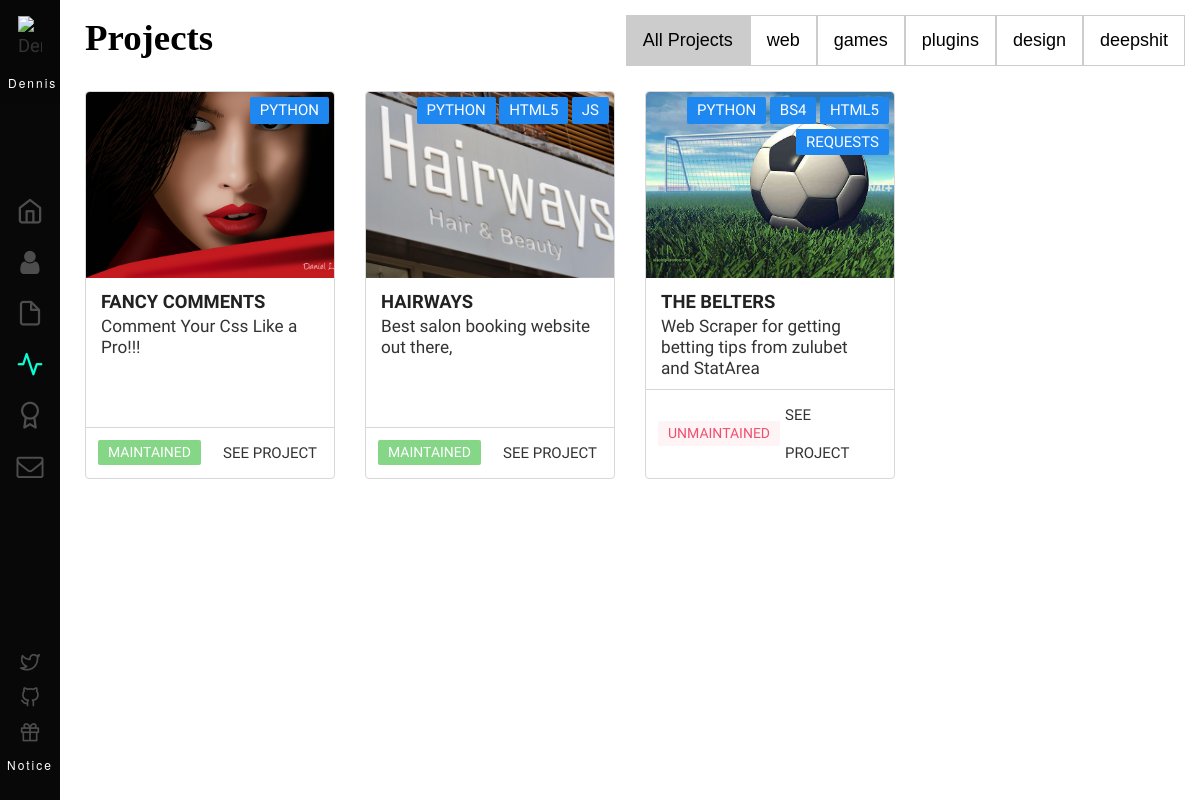
The page /projects/ on the database as committed earlier.
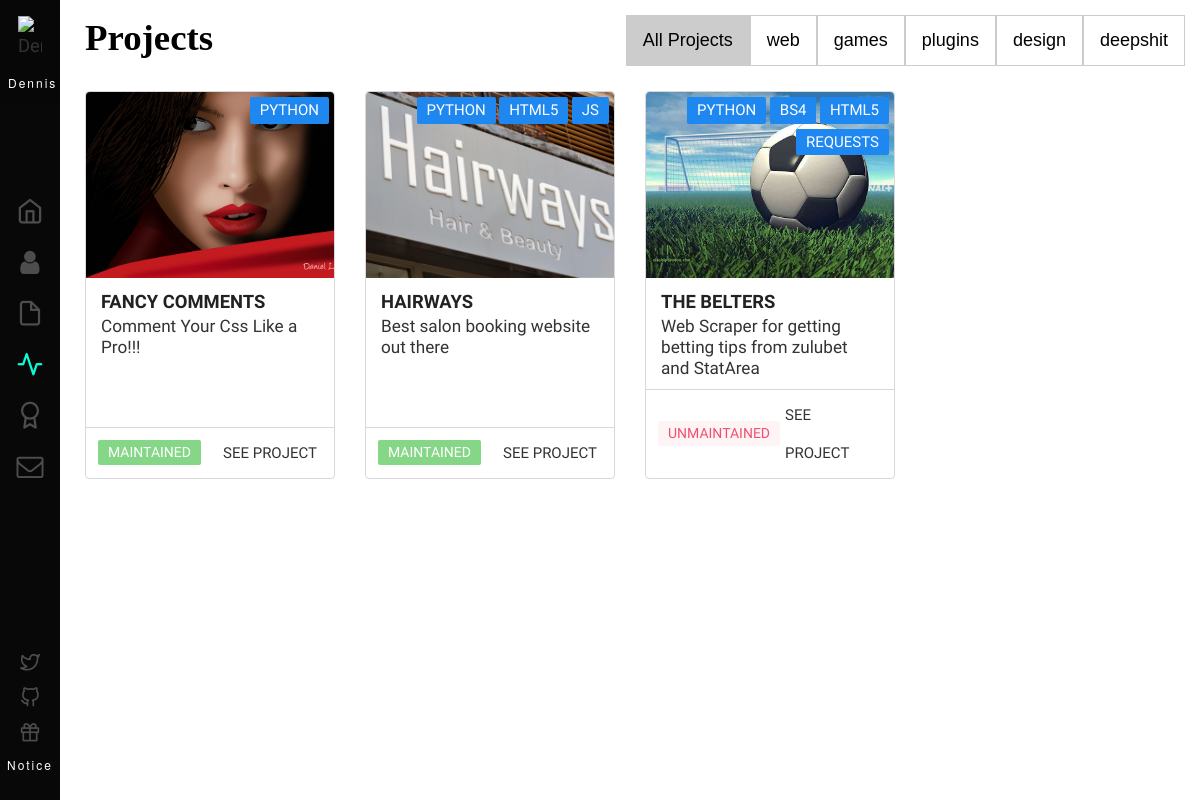
The same page on the database as committed later.
### base/models.py (models this page shows, shortened)
class Project(models.Model):
    name = models.CharField(max_length=40)
    slug_name = models.SlugField()
    intro = models.TextField()
    subtitle = models.CharField(max_length=150)
    options = [
        ('web', 'web'),
        ('games', 'games'),
        ('plugins', 'plugins'),
        ('design', 'art & design'),
        ('deepshit', 'deepshit')]
    category = models.CharField(max_length=4, choices=options, default='code')
    preview = models.CharField(max_length=150)
    open_source = models.BooleanField(default=False)
    options = [('maintained', 'maintained'),
               ('unmaintained', 'unmaintained')]
    status = models.CharField(
        max_length=12, choices=options, default='maintained')
    source = models.CharField(blank=True, max_length=40)
    source_url = models.URLField(blank=True)
    releases = models.CharField(blank=True, max_length=40)
    release_url = models.URLField(blank=True)
    homepage = models.CharField(blank=True, max_length=40)
    homepage_url = models.URLField()
    description = models.TextField()
    works = models.TextField()
    get_started = models.TextField()
    has_installation = models.BooleanField(default=False)
    installation = models.TextField(blank=True)
    usage = models.TextField(blank=True)
    credits = models.TextField()
    license = models.TextField()
    created_date = models.DateTimeField(editable=False, default=timezone.now)

### base/views.py (the view)
# urls.py: path('projects/', views.projects, name='projects'),
def projects(request):
    projects = Project.objects.all().order_by('-created_date')
    tags = Tag.objects.all()
    context = {"projects": projects, "tags": tags}
    return render(request, "projects/index.html", context)

### base/templates/projects/index.html (shortened to what this page needs)
{% extends 'base.html' %}
{% load staticfiles %}
{% block content %}
	<div class="projects">
		<div class="container">
			<div class="row categories">
				<h1 class="title color">Projects</h1>
				<div class="tab">
					<button class="tablinks" onclick="toggleTab(event, 'tabcontent')">All Projects</button>
					<button class="tablinks" onclick="toggleTab(event, 'web')">web</button>
					<button class="tablinks" onclick="toggleTab(event, 'games')">games</button>
					<button class="tablinks" onclick="toggleTab(event, 'plugins')">plugins</button>
					<button class="tablinks" onclick="toggleTab(event, 'design')">design</button>
					<button class="tablinks" onclick="toggleTab(event, 'deepshit')">deepshit</button>
				</div>
			</div>
			<div class="row equal-columns">
				{% for project in projects %}
					<div class="tabcontent project-thumb-container col-sm-6 col-md-4 col-lg-3 {{ project.category }}" data-offset="0" data-ref="tag" data-ref-id="{{ project.category }}">
						<div class="project-card">
							<div class="card-image">
								<div class="img-container">
									<img alt="{{ project.name }}" src="../static/projects/{{ project.preview }}" >
								</div>
								<div class="card-badge">
									{% for tag in tags %}
									{% if tag.project.slug_name == project.slug_name %}
									<span class="badge text-upper">
										{{ tag.label }}
									</span>
									{% endif %}
									{% endfor %}
								</div>
							</div>
							<div class="card-body">
								<h4 class="text-upper">{{ project.name }}</h4>
								<p>
									{{ project.intro }}
								</p>
							</div>
							<div class="card-bottom">
								<span class="status text-upper badge badge-{% if project.status == 'maintained' %}success{% else %}danger{% endif %}">
									{{ project.status }}
								</span>
								<div class="project-more-info text-upper">
									<a href="{% url  'more' name=project.slug_name %}" class="nicehover">SEE PROJECT</a>
								</div>
							</div>
						</div>
					</div>
				{% endfor %}
			</div>
		</div>
	</div>
{% endblock %}

Rows that differ between the two databases and show on the page:
changed Project "HAIRWAYS": intro "Best salon booking website out there," → "Best salon booking website out there"
